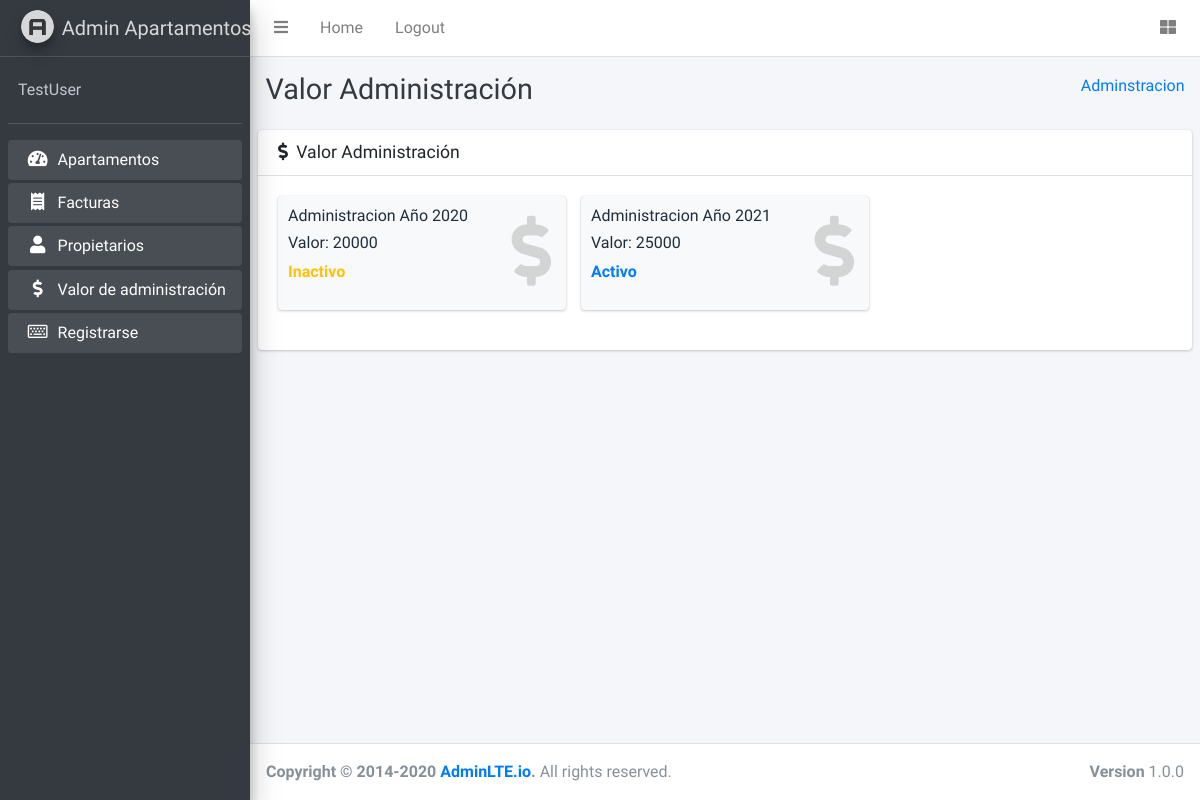
The page /administracion.php (signed in) on the database its author committed.
### tables this page shows
CREATE TABLE `administracion` (
  `id_administracion` int(11) NOT NULL,
  `costo_administracion` int(11) NOT NULL,
  `fecha_creacion` date NOT NULL,
  `estado` bit(1) NOT NULL
);

### Model/DB.php (called while the page is built, shortened)
<?php
class DB
{
    public $usuarioDB="root";
    public $contrasenaDB="";
    public function conectarDB(){
        try{
            $datosDB="mysql:host=localhost;dbname=sistemaapartamentos";
            $conexionDB = new PDO($datosDB,$this->usuarioDB,$this->contrasenaDB);
            return($conexionDB);
        }
        catch(PDOException $e){
            throw new Exception('No se ha podido conectar a la base de datos');
        }
    }
    public function getData ($consultaSQL){
        try{
            $conexionDB=$this->conectarDB();
            $consultarDatos = $conexionDB->prepare($consultaSQL);
            $consultarDatos->setFetchMode(PDO::FETCH_ASSOC);
            $resultado = $consultarDatos->execute();
            return $consultarDatos->fetchAll();
        }
        catch(PDOException $e){
            throw new Exception('Ha ocurrido un error durante al tratar de trater la informacion de la base de datos');
        }
    }
}
?>

### administracion.php (the view, shortened to what this page needs)
<?php require_once('layouts/header.php')?>
  <?php require_once('model/DB.php');
    $db = new DB();
    $db->conectarDB();
    $sql = 'SELECT*FROM administracion';
    $valor_Administracion = $db->getData($sql);
  ?>
  <div class="content-wrapper">
    <div class="content-header">
      <div class="container-fluid">
        <div class="row mb-2">
          <div class="col-sm-6">
            <h1 class="m-0 text-dark">Valor Administración</h1>
          </div>
          <div class="col-sm-6">
            <ol class="breadcrumb float-sm-right">
              <li class="breadcrumb-item"><a href="#">Adminstracion</a></li>
            </ol>
          </div>
        </div>
      </div>
    </div>
    <section class="content">
    <div class="card">
        <div class="card-header">
            <h3 class="card-title">
            <i class="fas fa-dollar-sign mr-1"></i>
            Valor Administración
            </h3>
        </div>
        <div class="card-body">
            <div class="row">
                <?php foreach($valor_Administracion as $administracion):?>
                    <div class="col-lg-4 col-6">
                        <div class="small-box bg-light">
                            <div class="inner">
                                <p class="h4">Administracion Año <?php $año=explode('-',$administracion['fecha_creacion']);
                                                                    echo($año[0]); ?></p>
                                <p class="h4"> Valor: <?php echo($administracion['costo_administracion']) ?></p>
                                <p>
                                    <?php
                                        if($administracion['estado']==0){
                                            echo("<span class='text-warning font-weight-bold'>Inactivo</span><br>");
                                        }else if($administracion['estado']==1){
                                            echo("<span class='text-primary font-weight-bold'>Activo</span><br>");
                                        }
                                    ?>
                                </p>
                            </div>
                            <div class="icon">
                                <i class="fas fa-dollar-sign"></i>
                            </div>
                        </div>
                    </div>
                <?php endforeach;?>
            </div>
        </div>
    </div>
    </section>
  </div>
  <?php require_once('layouts/footer.php');?>
                            <input type="number" class="form-control" id="cuotaInput" name="cuotaInput" min="<?php print_r(end($valor_Administracion)['costo_administracion'])?>" required>

### rows shown on the page
administracion: fecha_creacion "2020", costo_administracion "20000", estado "Inactivo"
administracion: fecha_creacion "2021", costo_administracion "25000", estado "Activo"
